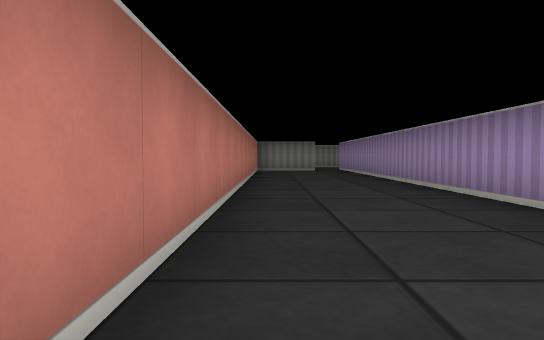
View 1 (above)

16 first-person views from a walk through a cub3D ray-caster map. The camera is about half as high as the walls, tilts 2° down and sees 70° across. The floor is counted in squares. Each view is taken from the middle of a square. On the plan, view 1 faces up. The plan holds only what a view shows up to about 9 squares ahead; the rest is blank.

View 2
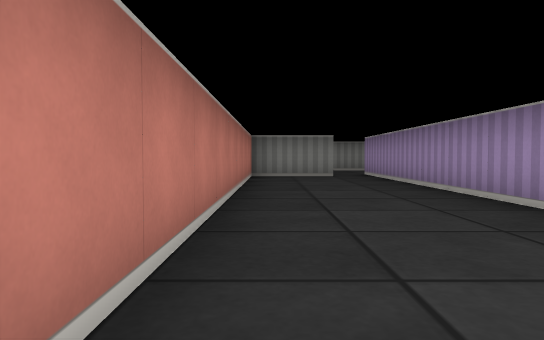

View 3
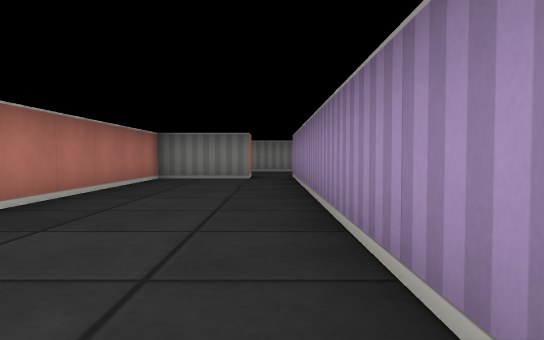

View 4
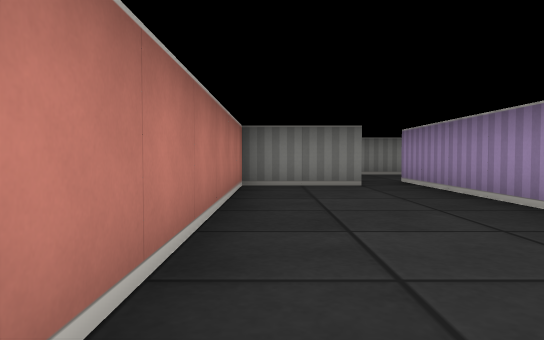

View 5
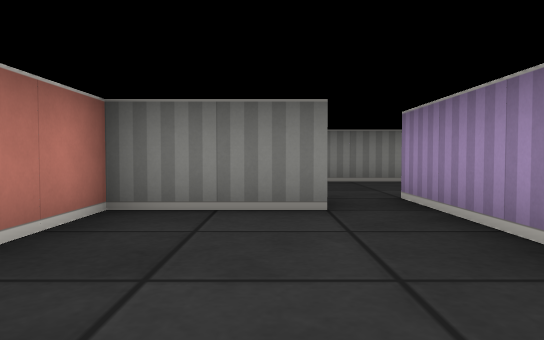

View 6
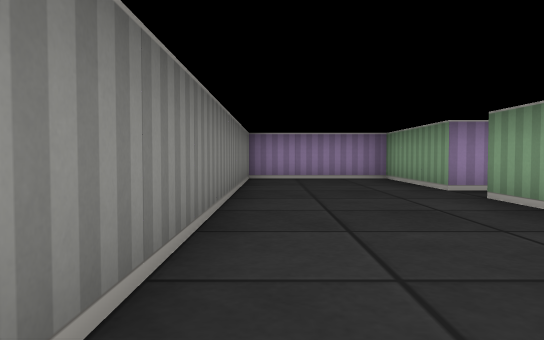

View 7
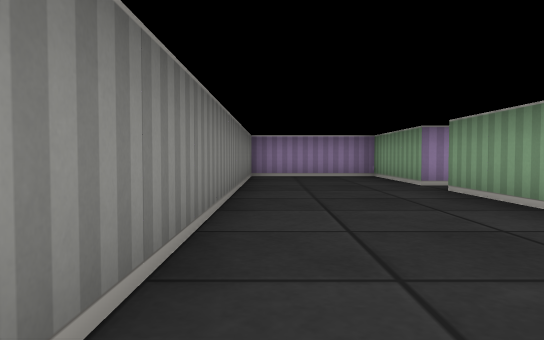

View 8
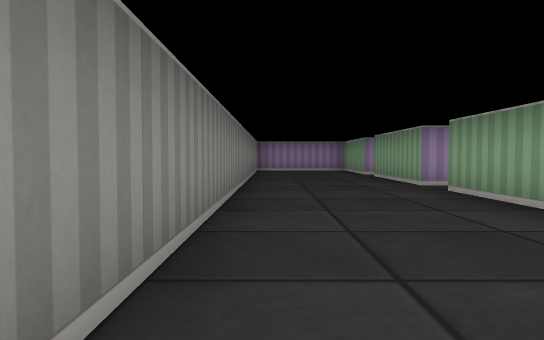

View 9
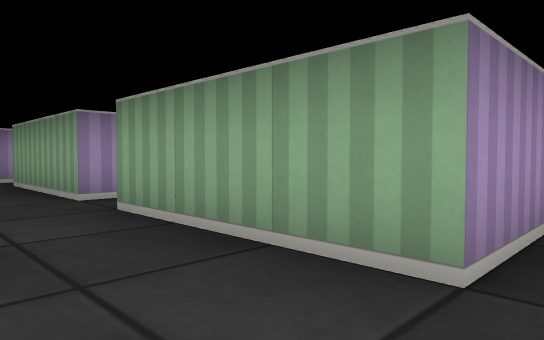

View 10
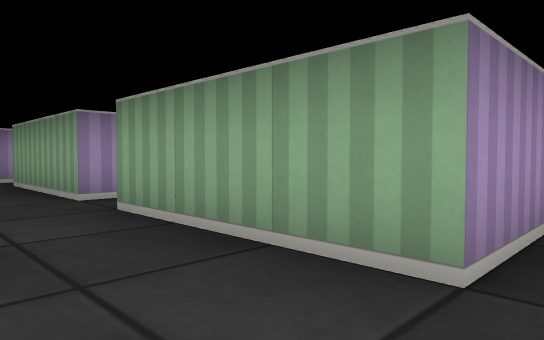

View 11
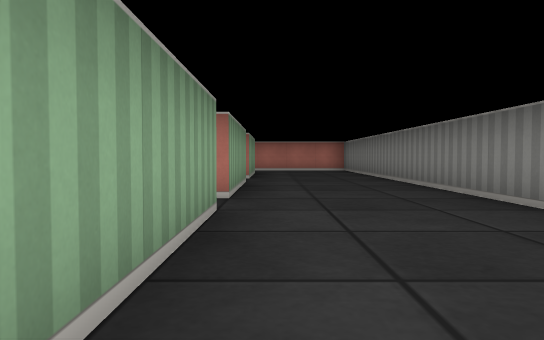

View 12
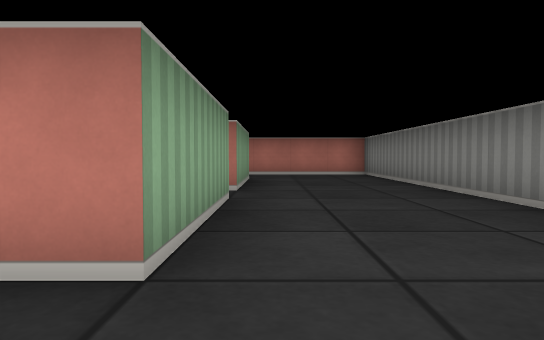

View 13
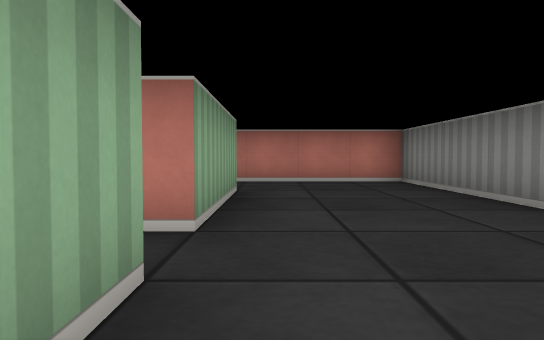

View 14
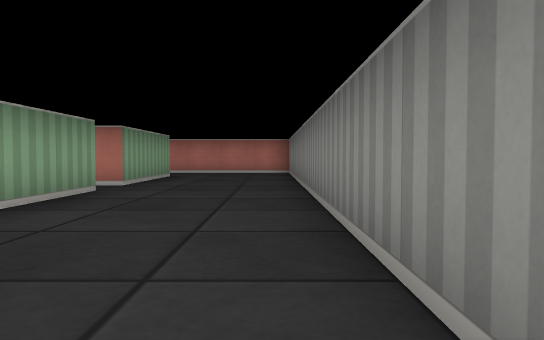

View 15
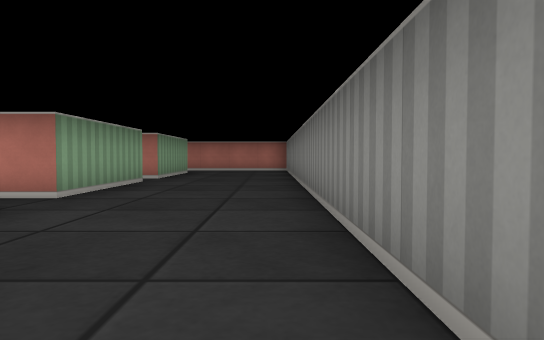

View 16
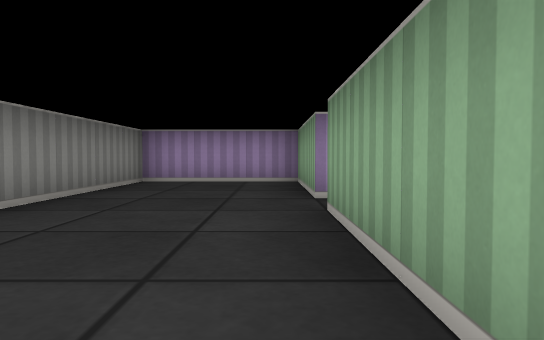

### Floor plan
Points are (right, up) in squares from view 1. A wall is a line through its corners. A room is listed if a view was taken in it or the views show most of it. See-through windows are left out.
Room 1 (views 1, 2, 3, 4, 5)
walls: (2.5, 3.5) (2.5, 13.5); (1.5, 13.5) (-0.5, 13.5) (-0.5, 0.6)
ways out: opening at (2, 14) to room 2
Room 2 (views 6, 7, 8, 9, 10, 11, 12, 13, 14, 15, 16)
walls: (-6.6, 17.5) (-19.5, 17.5) (-19.5, 14.2); (-5.5, 13.1) (-5.5, 14.5) (-2.5, 14.5); (-1.5, 14) (-1.5, 14.5) (1.5, 14.5); (-9.5, 13.1) (-9.5, 14.5) (-6.5, 14.5); (1.5, 14) (1.5, 13.5); (2.5, 13.5) (2.5, 14.5) (5.5, 14.5); (-13.5, 14.5) (-10.5, 14.5) (-10.5, 13.8); (6.5, 13.9) (6.5, 14.5) (9.5, 14.5) (9.5, 17.5) (-3.4, 17.5); (-17.5, 14.5) (-14.5, 14.5) (-14.5, 14)
ways out: opening at (2, 14) to room 1; opening at (-18.5, 14); opening at (-14, 14); opening at (-10, 14); opening at (-6, 14); opening at (-2, 14); opening at (6, 14)

Positions as (right, up) in squares from view 1, and headings:
1: (0, 0), facing up
2: (0, 4), facing up
3: (2, 5), facing up
4: (0, 7), facing up
5: (1, 10), facing up
6: (1, 17), facing right
7: (0, 17), facing right
8: (-4, 17), facing right
9: (-6, 16), facing down-right
10: (-10, 16), facing down-right
11: (-6, 15), facing left
12: (-9, 15), facing left
13: (-12, 15), facing left
14: (-8, 17), facing left
15: (-6, 17), facing left
16: (2, 15), facing right
